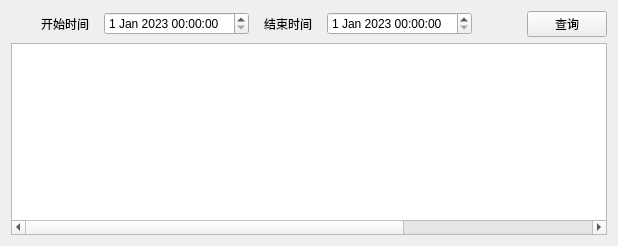
      <widget class="QWidget" name="query">
       <attribute name="title">
        <string>Query</string>
       </attribute>
       <layout class="QVBoxLayout" name="verticalLayout_4">
        <item>
         <layout class="QHBoxLayout" name="queryHeadHorizontalLayout">
          <property name="spacing">
           <number>15</number>
          </property>
          <property name="leftMargin">
           <number>30</number>
          </property>
          <item>
           <widget class="QLabel" name="startTimeLabel">
            <property name="text">
             <string>开始时间</string>
            </property>
           </widget>
          </item>
          <item>
           <widget class="QDateTimeEdit" name="startTime">
            <property name="dateTime">
             <datetime>
              <hour>0</hour>
              <minute>0</minute>
              <second>0</second>
              <year>2023</year>
              <month>1</month>
              <day>1</day>
             </datetime>
            </property>
           </widget>
          </item>
          <item>
           <widget class="QLabel" name="endTimeLabel">
            <property name="text">
             <string>结束时间</string>
            </property>
           </widget>
          </item>
          <item>
           <widget class="QDateTimeEdit" name="endTime">
            <property name="dateTime">
             <datetime>
              <hour>0</hour>
              <minute>0</minute>
              <second>0</second>
              <year>2023</year>
              <month>1</month>
              <day>1</day>
             </datetime>
            </property>
            <property name="date">
             <date>
              <year>2023</year>
              <month>1</month>
              <day>1</day>
             </date>
            </property>
           </widget>
          </item>
          <item>
           <spacer name="queryHeadHorizontalSpacer">
            <property name="orientation">
             <enum>Qt::Horizontal</enum>
            </property>
            <property name="sizeHint" stdset="0">
             <size>
              <width>40</width>
              <height>20</height>
             </size>
            </property>
           </spacer>
          </item>
          <item>
           <widget class="QPushButton" name="queryButton">
            <property name="minimumSize">
             <size>
              <width>80</width>
              <height>0</height>
             </size>
            </property>
            <property name="maximumSize">
             <size>
              <width>80</width>
              <height>16777215</height>
             </size>
            </property>
            <property name="text">
             <string>查询</string>
            </property>
           </widget>
          </item>
         </layout>
        </item>
        <item>
         <widget class="QTableWidget" name="queryTableList">
          <property name="mouseTracking">
           <bool>false</bool>
          </property>
          <property name="tabletTracking">
           <bool>false</bool>
          </property>
          <property name="styleSheet">
           <string notr="true"/>
          </property>
          <property name="editTriggers">
           <set>QAbstractItemView::NoEditTriggers</set>
          </property>
          <property name="alternatingRowColors">
           <bool>true</bool>
          </property>
          <attribute name="horizontalHeaderVisible">
           <bool>false</bool>
          </attribute>
          <attribute name="horizontalHeaderCascadingSectionResizes">
           <bool>false</bool>
          </attribute>
          <attribute name="horizontalHeaderDefaultSectionSize">
           <number>220</number>
          </attribute>
          <attribute name="horizontalHeaderHighlightSections">
           <bool>true</bool>
          </attribute>
          <attribute name="horizontalHeaderShowSortIndicator" stdset="0">
           <bool>false</bool>
          </attribute>
          <attribute name="horizontalHeaderStretchLastSection">
           <bool>true</bool>
          </attribute>
          <attribute name="verticalHeaderVisible">
           <bool>false</bool>
          </attribute>
          <attribute name="verticalHeaderMinimumSectionSize">
           <number>28</number>
          </attribute>
          <attribute name="verticalHeaderDefaultSectionSize">
           <number>44</number>
          </attribute>
          <attribute name="verticalHeaderShowSortIndicator" stdset="0">
           <bool>false</bool>
          </attribute>
          <attribute name="verticalHeaderStretchLastSection">
           <bool>false</bool>
          </attribute>
          <column>
           <property name="text">
            <string>图像文件</string>
           </property>
           <property name="textAlignment">
            <set>AlignCenter</set>
           </property>
          </column>
          <column>
           <property name="text">
            <string>瑕疵总数</string>
           </property>
           <property name="textAlignment">
            <set>AlignCenter</set>
           </property>
          </column>
          <column>
           <property name="text">
            <string>日期</string>
           </property>
           <property name="textAlignment">
            <set>AlignCenter</set>
           </property>
          </column>
         </widget>
        </item>
       </layout>
      </widget>
